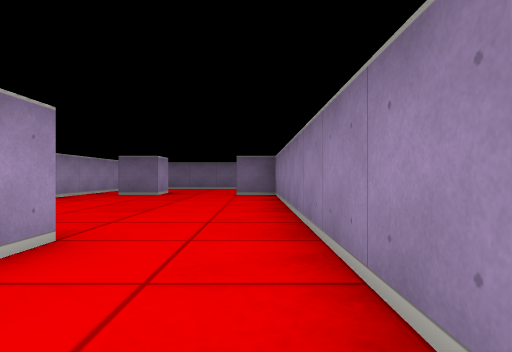
View 1 (above)

14 first-person views from a walk through a cub3D level. The camera is about half as high as the walls, looks level and sees 75° across. The floor is counted in squares. Each view is taken from the middle of a square. On the plan, view 1 faces up. The plan holds only what a view shows up to about 9 squares ahead; the rest is blank.

View 2
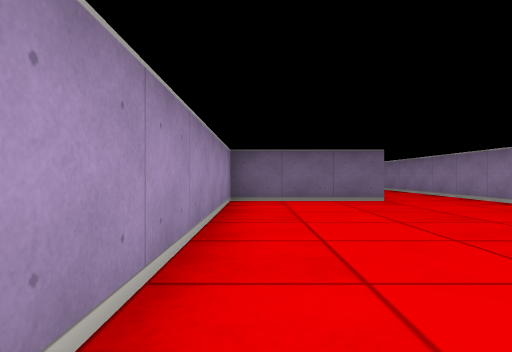

View 3
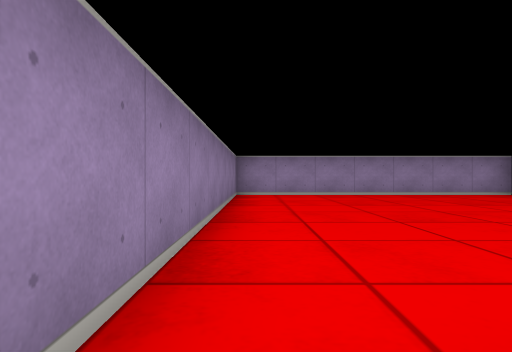

View 4
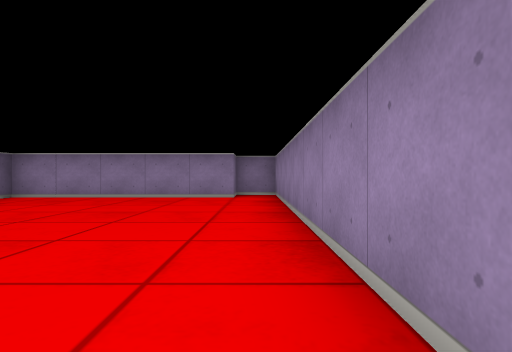

View 5
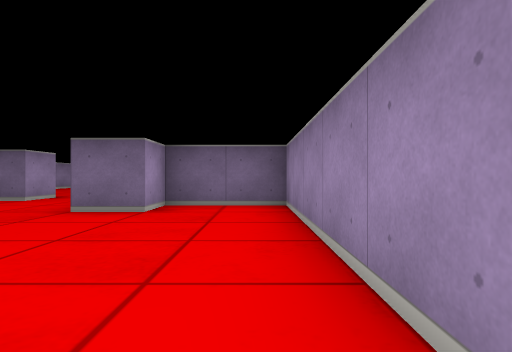

View 6
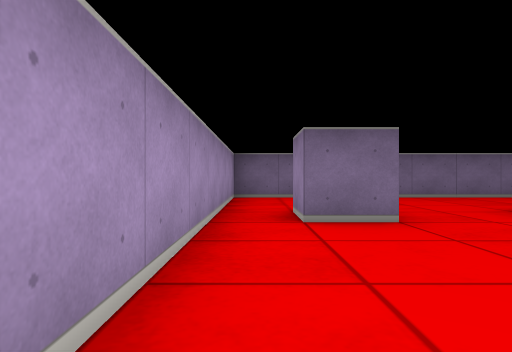

View 7
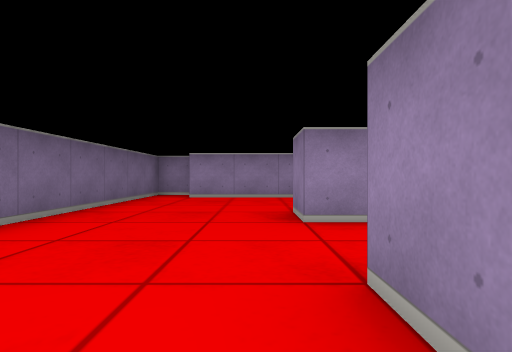

View 8
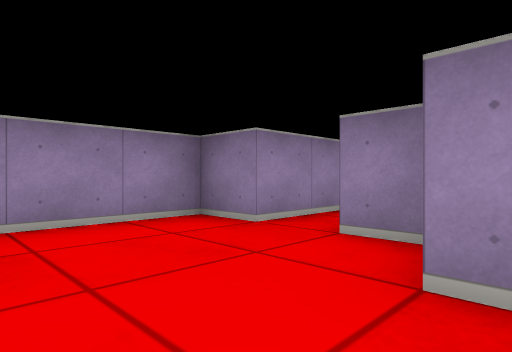

View 9
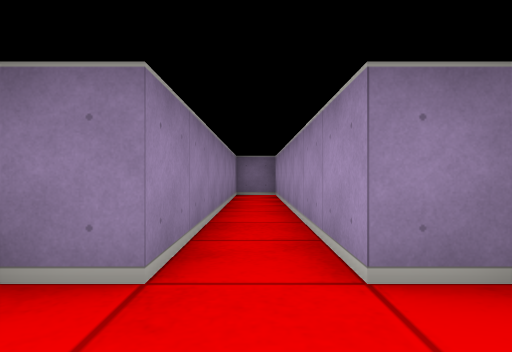

View 10
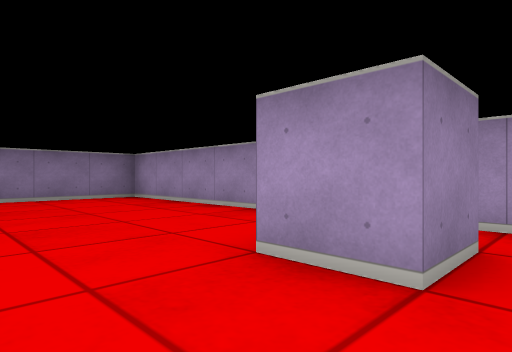

View 11
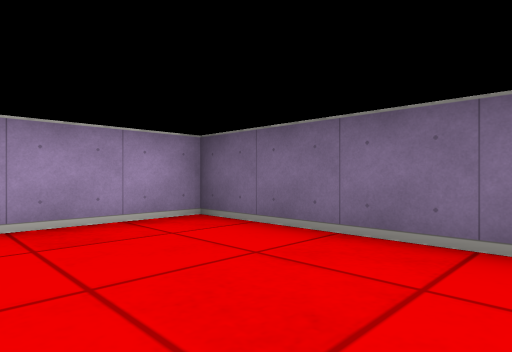

View 12
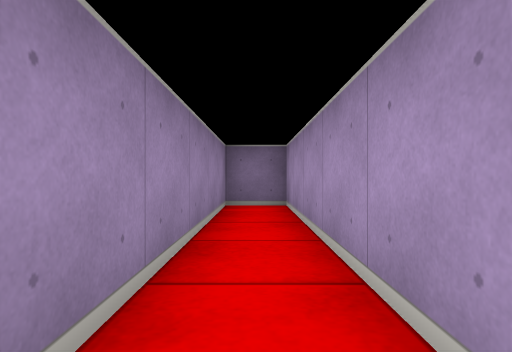

View 13
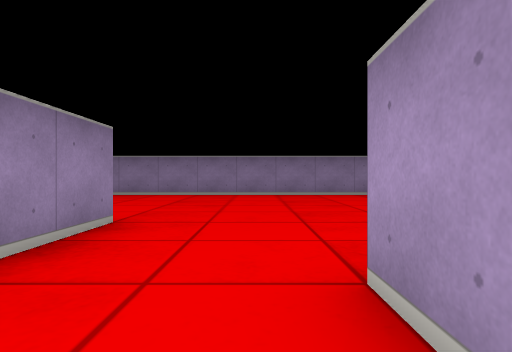

View 14
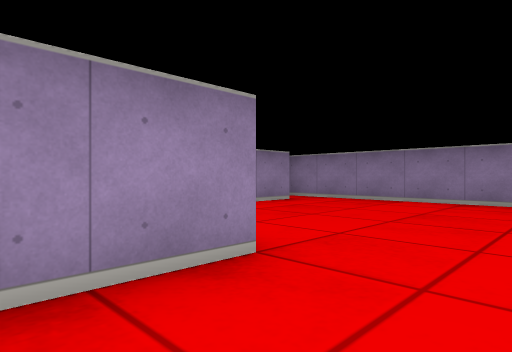

### Floor plan
Points are (right, up) in squares from view 1. A wall is a line through its corners. A room is listed if a view was taken in it or the views show most of it. See-through windows are left out.
Room 1 (views 1, 2, 3, 4, 5, 14)
walls: (-1.5, 1.5) (-4.5, 1.5) (-4.5, -5.5) (4.5, -5.5) (4.5, -4.5) (3.5, -4.5) (3.5, 0.5) (1.5, 0.5) (1.5, -0.5) (0.5, -0.5) (0.5, 1.5)
ways out: opening at (-0.5, 2) to room 2
Room 2 (views 6, 7, 8, 9, 10, 11, 12, 13)
walls: (-2.5, 8.5) (-3.5, 8.5) (-3.5, 9.5) (-2.5, 9.5) (-2.5, 8.5); (0.5, 8.5) (1.5, 8.5) (1.5, 1.5) (2.5, 1.5) (2.5, 8.5) (3.5, 8.5) (3.5, 11.5); (-1.5, 2.5) (-1.5, 1.5); (4.5, 11.6) (4.5, 12.5) (-4.5, 12.5) (-4.5, 2.5) (-1.9, 2.5); (0.5, 1.5) (0.5, 8.5) (-0.5, 8.5) (-0.5, 9.5) (0.5, 9.5)
ways out: opening at (-0.5, 2) to room 1

Positions as (right, up) in squares from view 1, and headings:
1: (0, 0), facing up
2: (-4, -5), facing up
3: (4, -5), facing left
4: (-4, -5), facing right
5: (3, -5), facing up
6: (-4, 5), facing up
7: (-4, 10), facing right
8: (0, 11), facing down-right
9: (2, 10), facing down
10: (-1, 10), facing down-left
11: (-1, 10), facing up-left
12: (2, 7), facing down
13: (-1, 3), facing down
14: (-1, 1), facing down-right
